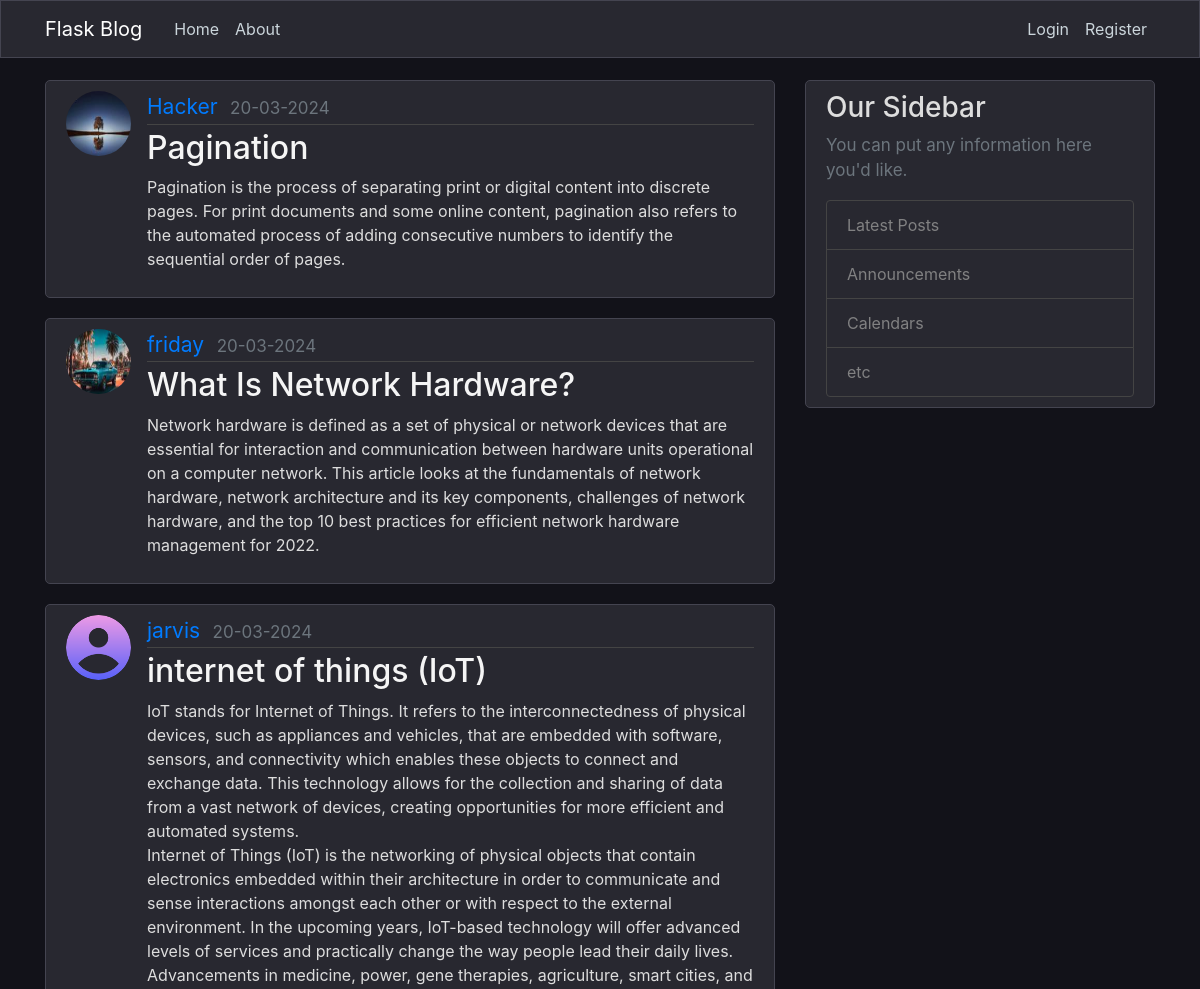
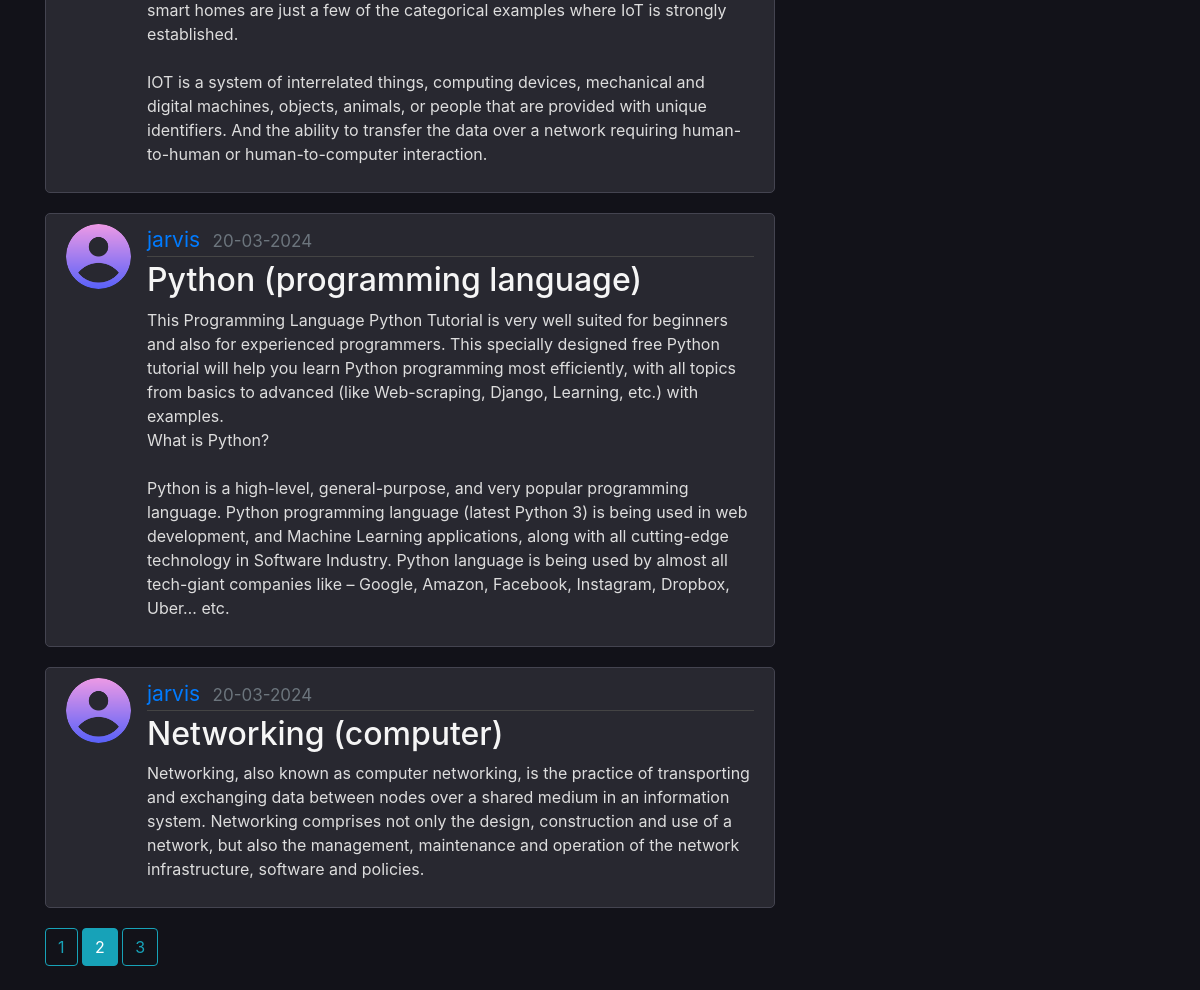
The page /home?page=2 on the database its author committed (2 pictures, top to bottom).
### flaskblog/models.py (models this page shows, shortened)
class Post(db.Model):
    id = db.Column(db.Integer, primary_key=True)
    title = db.Column(db.String(100), nullable=False)
    date_posted = db.Column(db.DateTime, nullable=False, default=datetime.utcnow)
    content = db.Column(db.Text, nullable=False)
    user_id = db.Column(db.Integer, db.ForeignKey('user.id'), nullable=False)

class User(db.Model, UserMixin):
    id = db.Column(db.Integer, primary_key=True)
    username = db.Column(db.String(20), unique=True, nullable=False)
    email = db.Column(db.String(120), unique=True, nullable=False)
    image_file = db.Column(db.String(20), nullable=False, default='default.jpg')
    password = db.Column(db.String(60), nullable=False)
    posts = db.relationship('Post', backref='author', lazy=True)

### flaskblog/routes.py (the view)
@main_routes.route("/")
@main_routes.route("/home")
def home():
    page = request.args.get('page', 1, type=int)
    posts = Post.query.order_by(Post.date_posted.desc()).paginate(page=page, per_page=5)
    return render_template('home.html', posts=posts)

### flaskblog/templates/home.html
{% extends "layout.html" %}
{% block content %}
    {% for post in posts.items %}
        <article class="media content-section">
          <img class="rounded-circle article-img" src="{{ url_for('static', filename='profile_pics/' + post.author.image_file) }}">
          <div class="media-body">
            <div class="article-metadata">
              <a class="mr-2 home" href="{{ url_for('main_routes.user_post', username=post.author.username) }}">{{ post.author.username }}</a>
              <small class="text-muted">{{ post.date_posted.strftime('%d-%m-%Y') }}</small>
            </div>
            <h2><a class="article-title" href="{{ url_for('main_routes.post', post_id=post.id) }}">{{ post.title }}</a></h2>
            <p class="article-content">{{ post.content }}</p>
          </div>
        </article>
    {% endfor %}
    {% for page_num in posts.iter_pages(left_edge=1, right_edge=1, left_current=1, right_current=1) %}
        {% if page_num %}
            {% if posts.page == page_num %}
                <a class="btn btn-info mb-4" href="{{ url_for('main_routes.home', page=page_num) }}">{{ page_num }}</a>
            {% else %}
                <a class="btn btn-outline-info mb-4" href="{{ url_for('main_routes.home', page=page_num) }}">{{ page_num }}</a>
            {% endif %}
        {% else %}
            ...
        {% endif %}
    {% endfor %}
{% endblock content %}

### flaskblog/static/main.css (style rules this page uses)
body { background: #121219; color: #dddddd; margin-top: 5rem; }
h1, h2, h3, h4, h5, h6 { color: #DDDDDD; }
.content-section { background: #282830; padding: 10px 20px; border: 1px solid #282830; border-radius: 5px; margin-bottom: 20px; }
.article-title { color: #F5F5F5; }
.article-content { white-space: pre-line; }
.article-img { height: 65px; width: 65px; margin-right: 16px; }
.article-metadata { padding-bottom: 1px; margin-bottom: 4px; border-bottom: 1px solid #444444; }
.text-muted { font-size:17px; }
.content-section { border: 1px solid #444450; }
.home { font-size: 21px; }

### rows shown on the page
Post: image_file (picture), author.username "Hacker", date_posted "20-03-2024", title "Pagination", content "Pagination is the process of separating print or digital content into discrete pages. For print documents and some online content, pagination also refers to the automated process of adding consecutive numbers to identify the sequential order of pages."
Post: image_file (picture), author.username "friday", date_posted "20-03-2024", title "What Is Network Hardware?", content "Network hardware is defined as a set of physical or network devices that are essential for interaction and communication between hardware units operational on a computer network. This article looks at the fundamentals of network hardware, network architecture and its key components, challenges of network hardware, and the top 10 best practices for efficient network hardware management for 2022."
Post: image_file (placeholder picture), author.username "jarvis", date_posted "20-03-2024", title "internet of things (IoT)", content "IoT stands for Internet of Things. It refers to the interconnectedness of physical devices, such as appliances and vehicles, that are embedded with software, sensors, and connectivity which enables these objects to connect and exchange data. This technology allows for the collection and sharing of data from a vast network of devices, creating opportunities for more efficient and automated systems. Internet of Things (IoT) is the networking of physical objects that contain electronics embedded within their architecture in order to communicate and sense interactions amongst each other or with respect to the external environment. In the upcoming years, IoT-based technology will offer advanced…"
Post: image_file (placeholder picture), author.username "jarvis", date_posted "20-03-2024", title "Python (programming language)", content "This Programming Language Python Tutorial is very well suited for beginners and also for experienced programmers. This specially designed free Python tutorial will help you learn Python programming most efficiently, with all topics from basics to advanced (like Web-scraping, Django, Learning, etc.) with examples. What is Python? Python is a high-level, general-purpose, and very popular programming language. Python programming language (latest Python 3) is being used in web development, and Machine Learning applications, along with all cutting-edge technology in Software Industry. Python language is being used by almost all tech-giant companies like – Google, Amazon, Facebook, Instagram,…"
Post: image_file (placeholder picture), author.username "jarvis", date_posted "20-03-2024", title "Networking (computer)", content "Networking, also known as computer networking, is the practice of transporting and exchanging data between nodes over a shared medium in an information system. Networking comprises not only the design, construction and use of a network, but also the management, maintenance and operation of the network infrastructure, software and policies."

### other values the page prints
{{ page_num }} "1" "3"
{{ page_num }} "2"
